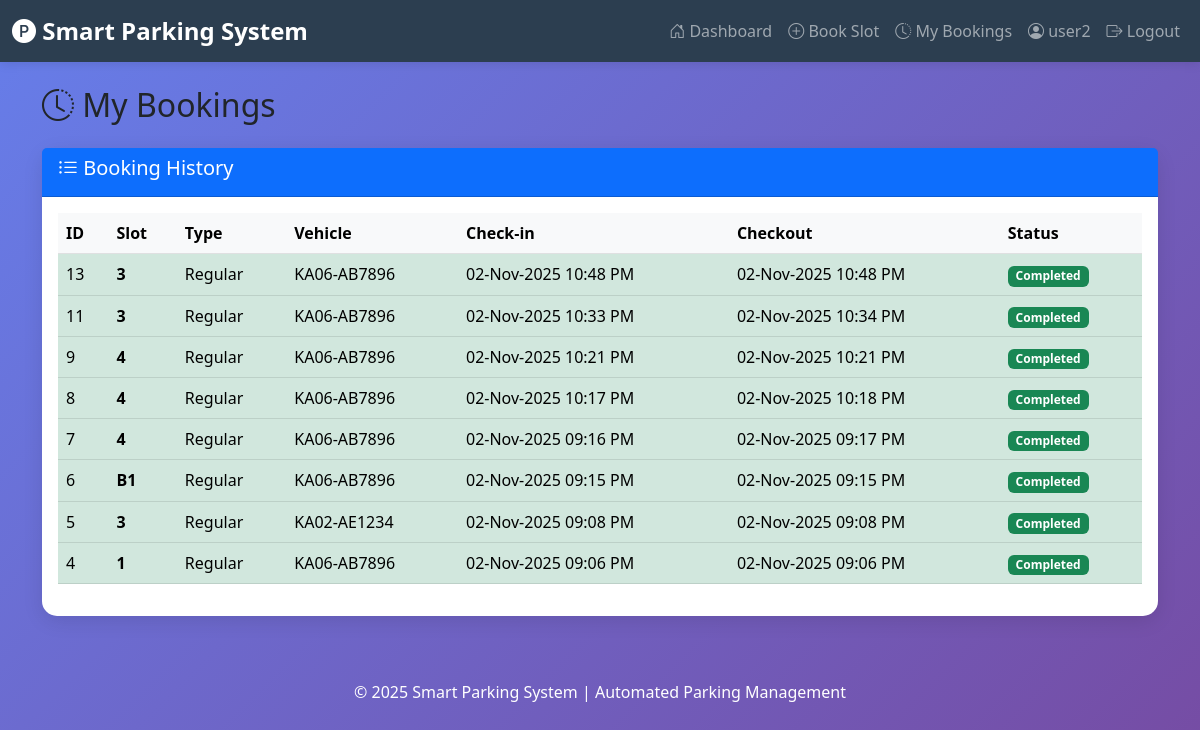
The page /user/bookings (signed in) on the database its author committed.
### tables this page shows
CREATE TABLE bookings (
                    id INTEGER PRIMARY KEY AUTOINCREMENT,
                    user_id INTEGER NOT NULL,
                    slot_id INTEGER NOT NULL,
                    vehicle_number TEXT NOT NULL,
                    booking_time TIMESTAMP DEFAULT CURRENT_TIMESTAMP,
                    checkout_time TIMESTAMP,
                    status TEXT DEFAULT 'Active', package_type TEXT DEFAULT 'Hourly', package_cost REAL DEFAULT 50, expected_duration REAL DEFAULT 1, actual_cost REAL,
                    FOREIGN KEY (user_id) REFERENCES users(id),
                    FOREIGN KEY (slot_id) REFERENCES slots(id)
                );

CREATE TABLE slots (
                    id INTEGER PRIMARY KEY AUTOINCREMENT,
                    slot_number TEXT UNIQUE NOT NULL,
                    slot_type TEXT DEFAULT 'Regular',
                    status TEXT DEFAULT 'Available',
                    floor INTEGER DEFAULT 1,
                    created_at TIMESTAMP DEFAULT CURRENT_TIMESTAMP
                );

### app.py (the view, shortened to what this page needs)
@app.route('/user/bookings')
@login_required
def user_bookings():
    user_id = session.get('user_id')
    bookings = booking_manager.get_user_bookings(user_id)
    scheduled = booking_manager.get_scheduled_bookings(user_id)
    formatted_bookings = []
    for booking in bookings:
        formatted_bookings.append({
            'id': booking[0],
            'slot_number': booking[1],
            'slot_type': booking[2],
            'vehicle_number': booking[3],
            'booking_time': Helper.format_datetime(booking[4]),
            'checkout_time': Helper.format_datetime(booking[5]) if booking[5] else 'Active',
            'status': booking[6]
        })
    formatted_scheduled = []
    return render_template('user/bookings.html',
                         bookings=formatted_bookings,
                         scheduled_bookings=formatted_scheduled)

### app.py (called while the page is built)
def login_required(f):
    @wraps(f)
    def decorated_function(*args, **kwargs):
        if 'user_id' not in session:
            flash('Please login to access this page', 'warning')
            return redirect(url_for('login'))
        return f(*args, **kwargs)
    return decorated_function

### database/db_manager.py (called while the page is built)
    def fetch_all(self, query, params=()):
        try:
            self.cursor.execute(query, params)
            return self.cursor.fetchall()
        except sqlite3.Error as e:
            print(f"Fetch error: {e}")
            return []

### modules/booking_manager.py (called while the page is built, shortened)
    def get_scheduled_bookings(self, user_id=None):
        if user_id:
            query = """
                SELECT b.id, s.slot_number, s.slot_type, b.vehicle_number,
                       b.booking_time, b.package_type, b.package_cost, s.floor
                FROM bookings b
                JOIN slots s ON b.slot_id = s.id
                WHERE b.user_id = ? AND b.status = 'Scheduled'
                ORDER BY b.booking_time ASC
            """
            return self.db.fetch_all(query, (user_id,))

### utils/helpers.py (called while the page is built)
    @staticmethod
    def format_datetime(dt_string):
        if not dt_string:
            return "N/A"
        try:
            dt = datetime.strptime(dt_string, "%Y-%m-%d %H:%M:%S")
            return dt.strftime("%d-%b-%Y %I:%M %p")
        except:
            return dt_string

### templates/user/bookings.html (shortened to what this page needs)
{% extends "base.html" %}
{% block content %}
<h2 class="mb-4"><i class="bi bi-clock-history"></i> My Bookings</h2>
<div class="card">
    <div class="card-header bg-primary text-white">
        <h5><i class="bi bi-list-ul"></i> Booking History</h5>
    </div>
    <div class="card-body">
        {% if bookings %}
            <div class="table-responsive">
                <table class="table table-hover">
                    <thead class="table-light">
                        <tr>
                            <th>ID</th>
                            <th>Slot</th>
                            <th>Type</th>
                            <th>Vehicle</th>
                            <th>Check-in</th>
                            <th>Checkout</th>
                            <th>Status</th>
                        </tr>
                    </thead>
                    <tbody>
                        {% for booking in bookings %}
                            <tr class="{% if booking.status == 'Active' %}table-warning{% elif booking.status == 'Scheduled' %}table-info{% elif booking.status == 'Cancelled' %}table-danger{% else %}table-success{% endif %}">
                                <td>{{ booking.id }}</td>
                                <td><strong>{{ booking.slot_number }}</strong></td>
                                <td>{{ booking.slot_type }}</td>
                                <td>{{ booking.vehicle_number }}</td>
                                <td>{{ booking.booking_time }}</td>
                                <td>{{ booking.checkout_time }}</td>
                                <td>
                                    {% if booking.status == 'Active' %}
                                        <span class="badge bg-warning">{{ booking.status }}</span>
                                    {% elif booking.status == 'Scheduled' %}
                                        <span class="badge bg-info">{{ booking.status }}</span>
                                    {% elif booking.status == 'Cancelled' %}
                                        <span class="badge bg-danger">{{ booking.status }}</span>
                                    {% else %}
                                        <span class="badge bg-success">{{ booking.status }}</span>
                                    {% endif %}
                                </td>
                            </tr>
                        {% endfor %}
                    </tbody>
                </table>
            </div>
        {% endif %}
    </div>
</div>
{% endblock %}

### templates/base.html (style rules this page uses)
:root { --primary-color: #2C3E50; --secondary-color: #34495E; --success-color: #27AE60; --warning-color: #F39C12; --danger-color: #E74C3C; --info-color: #3498DB; }
body { background: linear-gradient(135deg, #667eea 0%, #764ba2 100%); min-height: 100vh; font-family: 'Segoe UI', Tahoma, Geneva, Verdana, sans-serif; }
.card { border-radius: 15px; box-shadow: 0 5px 20px rgba(0,0,0,0.1); border: none; }

### rows shown on the page
bookings: id "13", slot_number "3", slot_type "Regular", vehicle_number "KA06-AB7896", booking_time "02-Nov-2025 10:48 PM", checkout_time "02-Nov-2025 10:48 PM", status "Completed"
bookings: id "11", slot_number "3", slot_type "Regular", vehicle_number "KA06-AB7896", booking_time "02-Nov-2025 10:33 PM", checkout_time "02-Nov-2025 10:34 PM", status "Completed"
bookings: id "9", slot_number "4", slot_type "Regular", vehicle_number "KA06-AB7896", booking_time "02-Nov-2025 10:21 PM", checkout_time "02-Nov-2025 10:21 PM", status "Completed"
bookings: id "8", slot_number "4", slot_type "Regular", vehicle_number "KA06-AB7896", booking_time "02-Nov-2025 10:17 PM", checkout_time "02-Nov-2025 10:18 PM", status "Completed"
bookings: id "7", slot_number "4", slot_type "Regular", vehicle_number "KA06-AB7896", booking_time "02-Nov-2025 09:16 PM", checkout_time "02-Nov-2025 09:17 PM", status "Completed"
bookings: id "6", slot_number "B1", slot_type "Regular", vehicle_number "KA06-AB7896", booking_time "02-Nov-2025 09:15 PM", checkout_time "02-Nov-2025 09:15 PM", status "Completed"
bookings: id "5", slot_number "3", slot_type "Regular", vehicle_number "KA02-AE1234", booking_time "02-Nov-2025 09:08 PM", checkout_time "02-Nov-2025 09:08 PM", status "Completed"
bookings: id "4", slot_number "1", slot_type "Regular", vehicle_number "KA06-AB7896", booking_time "02-Nov-2025 09:06 PM", checkout_time "02-Nov-2025 09:06 PM", status "Completed"

### other values the page prints
{{ session.username }} "user2"
